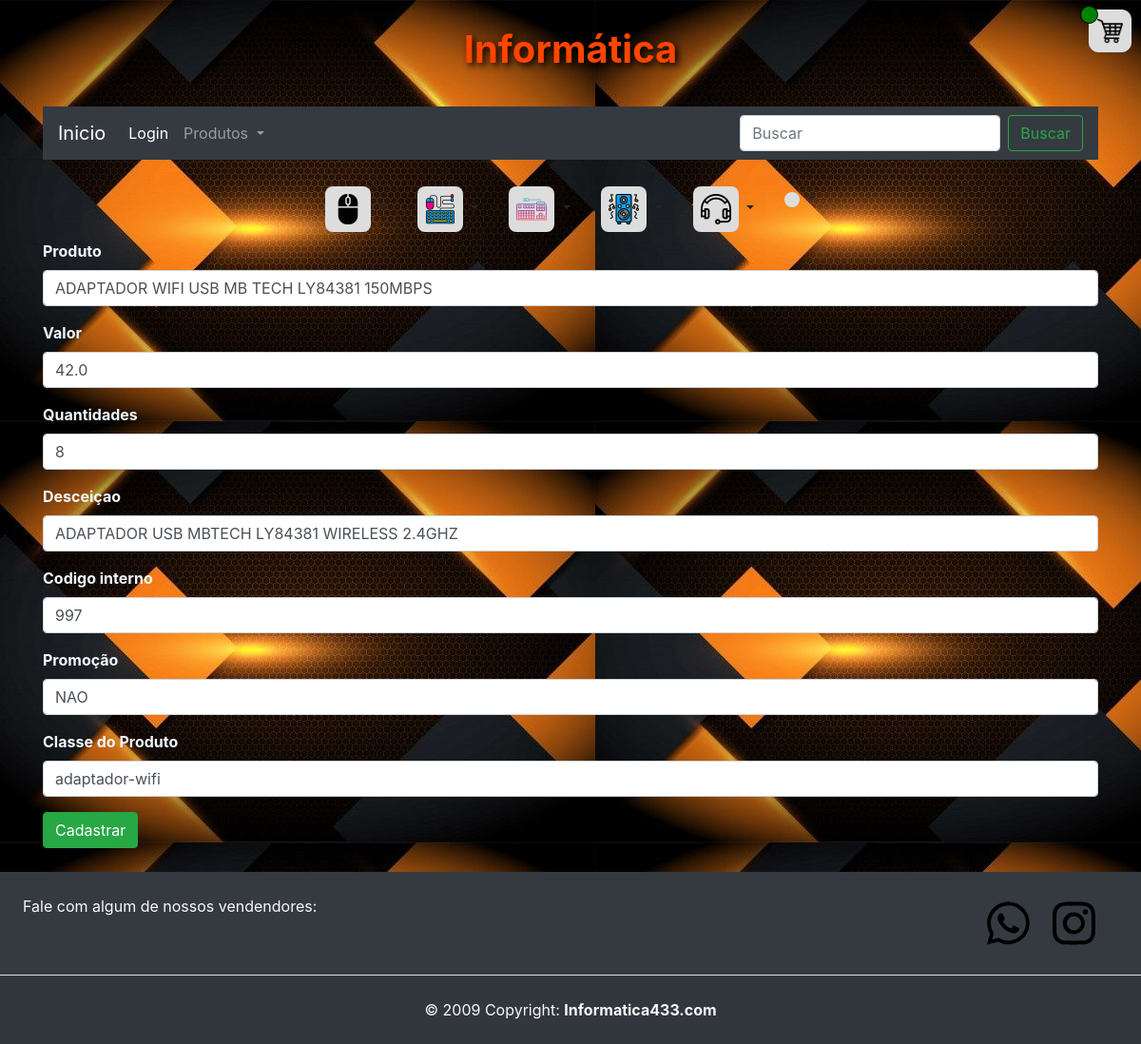
Before: /editar_produto/227 (signed in) with the older database file.
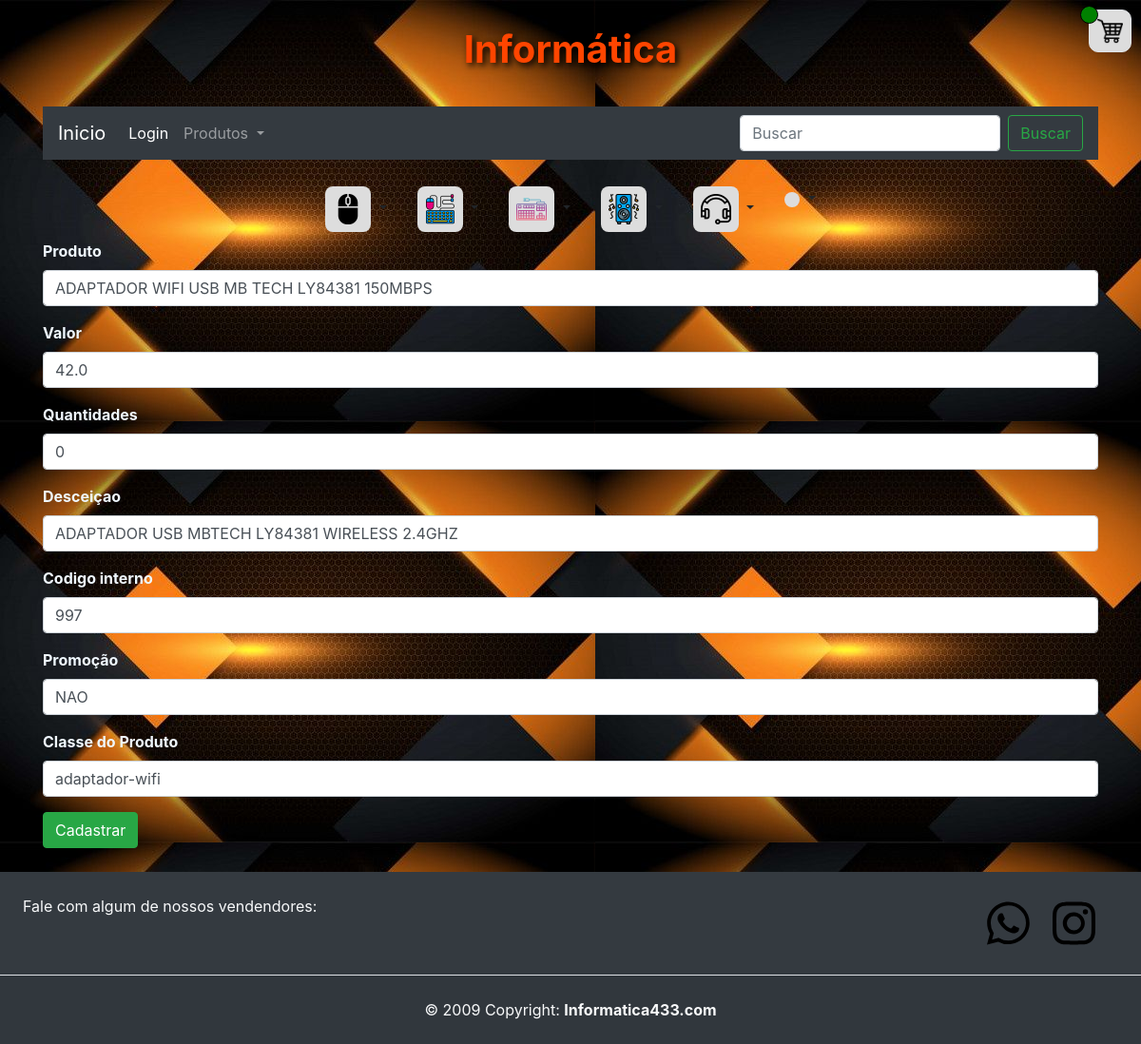
After: the same page with the newer database file.
### aulaGit/models.py (models this page shows)
class Produtos(models.Model):
    id = models.AutoField(primary_key=True)
    produto =  models.TextField(max_length=255)
    valor = models.FloatField()
    descricao = models.TextField(max_length=350)
    link_img = models.TextField(max_length=255)
    quantidades = models.IntegerField()
    classe =  models.TextField(max_length=255)
    codigo_interno = models.IntegerField()
    promocao = models.TextField(max_length=3)
    class Meta:
        ordering = ['classe','valor']

### aulaGit/views.py (the view)
# urls.py: path('editar_produto/<int:id>',views.editar_produto,name="editar_produto"),
@login_required(login_url='pagina_de_login')
def editar_produto(request,id):
    produto = Produtos.objects.get(id=id)
    return render(request,'pg_produtos/editar_produto.html',{"produto":produto,"id":id})

### aulaGit/templates/pg_produtos/editar_produto.html (shortened to what this page needs)
{% extends 'home.html' %}
{% block content %}
<div class="container">
    <form action="{% url 'editado_sucesso' %}" method="POST">
        <div class="mb-3">
            <label for="formText" class="form-label color-label label_text_imput">Produto</label>
            <input class="form-control" type="text" id="formFile" name="produto" required value="{{produto.produto}}">
        </div>
        <div class="mb-3">
            <label for="formText" class="form-label color-label label_text_imput">Valor</label>
            <input class="form-control" type="text" id="formFile" name="valor" required value="{{produto.valor}}">
        </div>
        <div class="mb-3">
            <label for="formText" class="form-label color-label label_text_imput">Quantidades</label>
            <input class="form-control" type="text" id="formFile" name="quantidade" required
                value="{{produto.quantidades}}">
        </div>
        <div class="mb-3">
            <label for="formText" class="form-label color-label label_text_imput">Desceiçao</label>
            <input class="form-control" type="text" id="formFile" name="descricao" required
                value="{{produto.descricao}}">
        </div>
        <div class="mb-3">
            <label for="formText" class="form-label color-label label_text_imput">Codigo interno</label>
            <input class="form-control" type="text" id="formFile" name="codigo_interno" required
                value="{{produto.codigo_interno}}">
        </div>
        <div class="mb-3">
            <label for="formText" class="form-label color-label label_text_imput">Promoção</label>
            <select class="form-control" id="formFile" name="promocao" required>
                <option selected value="{{produto.promocao}}">{{produto.promocao}}</option>
            </select>
        </div>
        <div class="mb-3">
            <label for="formText" class="form-label color-label label_text_imput">Classe do Produto</label>
            <select class="form-control" name="classe">
                <option value="{{produto.classe}}" selected>{{produto.classe}}</option>
            </select>
        </div>
        <button type="submit" class="btn btn-success">Cadastrar</button>
    </form>
</div>
{% endblock %}

Changed rows visible on the page:
changed Produtos "ADAPTADOR WIFI USB MB TECH LY84381 150MBPS": quantidade "8" → "0"
